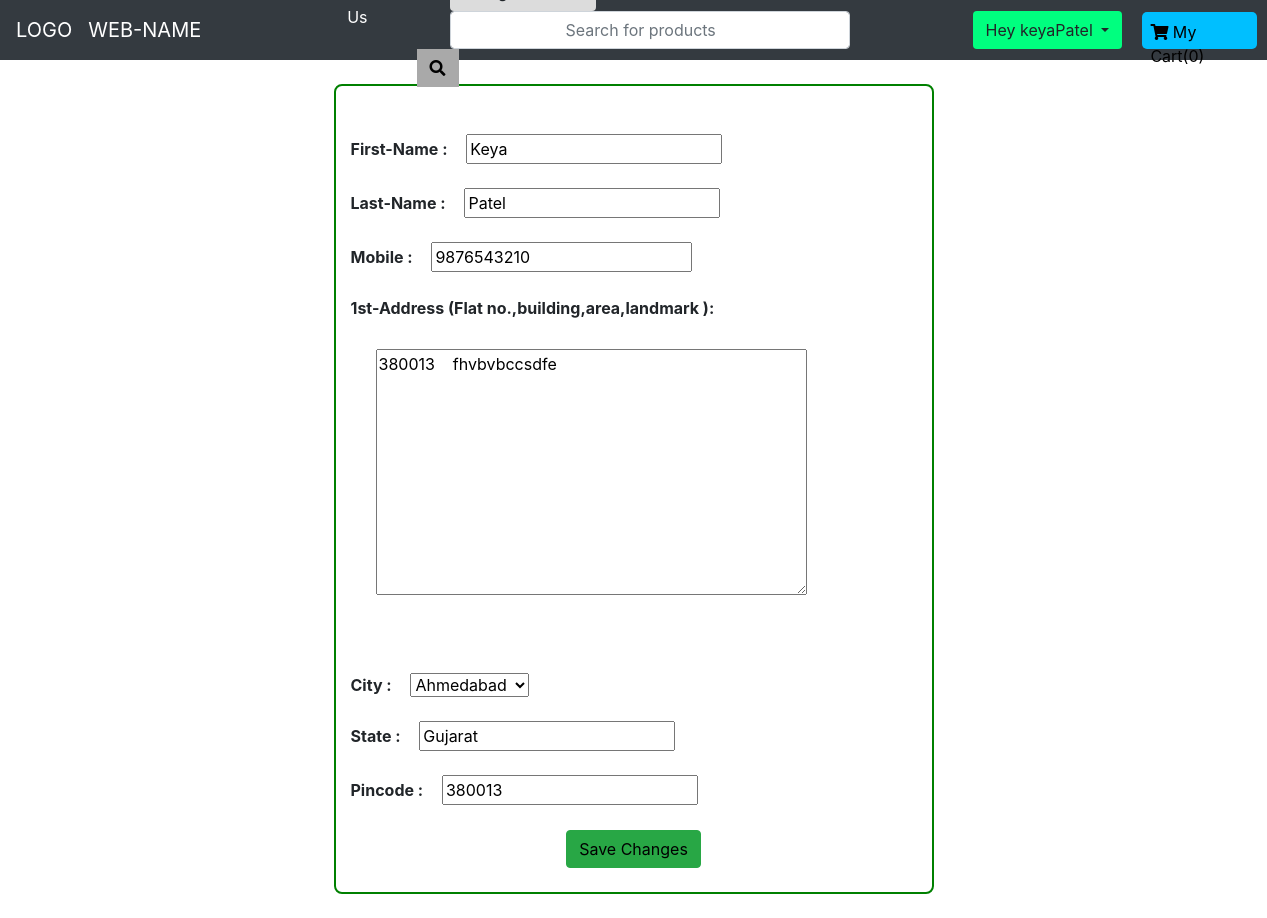
Screenshot of /Authentication/account_settings_1/ (signed in) with the database file from the repository.
### Authentication/models.py (models this page shows, shortened)
class Profile(models.Model):
    user = models.OneToOneField(User, on_delete=models.CASCADE)
    first_name = models.CharField(max_length=100)
    first_name2 = models.CharField(max_length=100, blank=True,default="")
    last_name = models.CharField(max_length=100, blank=True)
    last_name2 = models.CharField(max_length=100, blank=True,default="")
    contact_no = models.BigIntegerField()
    contact_no2 = models.BigIntegerField( blank=True,default=11111111)
    address1 = models.TextField(max_length=10000,default="")
    address2 = models.TextField(max_length=10000,blank=True,default="")
    CITY_CHOICES = [
        ('Ahmedabad', 'Ahmedabad'),
        ('Surat', 'Surat'),
        ('Rajkot', 'Rajkot'),
        ('Gandhinagar', 'Gandhinagar'),
        ('Bhavnagar', 'Bhavnagar'),
    ]
    city = models.CharField(
        max_length=50,
        choices=CITY_CHOICES,
        default='Ahmedabad',
    )
    city2 = models.CharField(
        max_length=50,
        choices=CITY_CHOICES,
        default='Ahmedabad', blank=True
    )
    state = models.CharField(max_length=100)
    state2 = models.CharField(max_length=100, blank=True,default="")
    pincode = models.PositiveIntegerField()
    pincode2 = models.PositiveIntegerField( blank=True,default=111111)
    default_address_value = models.IntegerField(default=1)

### Authentication/views.py (the view, shortened to what this page needs)
# urls.py: path("account_settings_1/",views.account_settings_1,name="Account_settings_1"),
def account_settings_1(request):
    x = get_object_or_404(Profile,user=request.user)
    if request.method == 'GET':
        f = UserProfileForm(instance=x)
        return render(request, 'Account_settings_1.html', {'obj': x, 'form': f})

### Authentication/forms.py
class UserProfileForm(ModelForm):
    class Meta:
        model = Profile
        fields = ['first_name','first_name2','last_name','last_name2','contact_no','contact_no2','address1','address2','city','city2','state','state2','pincode','pincode2']

### Authentication/templates/Account_settings_1.html (shortened to what this page needs)
{% extends 'base.html' %}
{% block body %}
<div class="container my-4" style="width:600px;border: 2px solid; border-radius: 0.5em; border-color: green;">
    <form method="post" class="my-4">
        <br> <b>First-Name : </b> <span style="margin-left: 15px">{{ form.first_name }}</span> <br>
        <br> <b>Last-Name : </b> <span style="margin-top: 15px; margin-left: 15px;">{{ form.last_name }} </span><br>
        <br> <b>Mobile : </b> <span style="margin-top: 15px; margin-left: 15px;">{{ form.contact_no }}</span><br>
        <br>
        <p style="margin-bottom:5px; font-weight:bold;">1st-Address (Flat no.,building,area,landmark ): </p> <br> <span style="margin-left: 25px;">{{ form.address1 }}</span>
        <br>
        <br>
        <br>
        <br>
        <b>City : </b> <span style="margin-top: 15px;margin-left: 15px;">{{ form.city }}</span><br>
        <br> <b>State : </b> <span style="margin-top: 15px;margin-left: 15px;">{{ form.state }}</span><br>
        <br> <b>Pincode : </b> <span style="margin-top: 15px;margin-left: 15px;">{{ form.pincode }}</span><br>
        <div id="Center">
            <button type="submit" class="btn btn-success" style="color: black;">Save Changes</button>
        </div>
    </form>
</div>
{% endblock %}

### shop/templates/base.html (shortened to what this page needs)
{% load static %}
<!doctype html>
<html lang="en">
<head>
    <link rel="stylesheet" href="https://stackpath.bootstrapcdn.com/bootstrap/4.5.2/css/bootstrap.min.css">
</head>
<body>
    <link rel="stylesheet" href="https://use.fontawesome.com/releases/v5.7.0/css/all.css">
    <nav class="navbar navbar-expand-lg navbar-dark bg-dark" style="height:60px;font-size:1rem">
        <a class="navbar-brand" href="#">LOGO</a>
        <a class="navbar-brand" href="#">WEB-NAME</a>
        <div class="collapse navbar-collapse" id="navbarSupportedContent">
            <ul class="navbar-nav mr-auto">
                <li class="nav-item active">
                    <a class="nav-link" href="{% url 'shopHome' %}">Home <span class="sr-only">(current)</span></a>
                </li>
                <li class="nav-item active">
                    <a class="nav-link" href="{% url 'About' %}">About </a>
                </li>
                <li class="nav-item active">
                    <a class="nav-link" href="{% url 'Contact' %}">Contact Us<span class="sr-only">(current)</span></a>
                </li>
                <li>
                    <form method="get" action="/search/" class="form-inline my-2 my-lg-0" style="margin-left:35px;">
                        <div class="btn-group">
                            <button class="btn dropdown-toggle" style="background-color:gainsboro;" type="button" data-toggle="dropdown" aria-haspopup="true" aria-expanded="false">
                            </button>
                        </div>
                        <input class="form-control mr-sm-2 pos" style="width:400px;" type="search" placeholder="Search for products" aria-label="search" id="search" name="search">
                        <button class="btn btn-default" type="submit" style="color:black;border-radius: 0px; background-color: darkgray; margin-left:-33px;">
                            <span style="font-size: 1em; border-radius: 0px;color: black;">
                              <i class="fas fa-search"></i>
                            </span>
                    </form>
				</li>
            </ul>
            <ul class="navbar-nav mr-auto" style="margin-left:100px;">
                <li>
                    <div class="container my-4">
                        <div class="dropdown">
                            {% if user.is_authenticated %}
                            <button class="btn dropdown-toggle" style="background-color:springgreen" type="button" id="dropdownMenuButton1" data-toggle="dropdown" aria-haspopup="true" aria-expanded="false">
                                Hey {{user.username}}
                            </button>
                            {% endif %}
                        </div>
        </div>
        </li>
        <li class="nav-item active">
            <a class="nav-link" id="one" href="{% url 'Cart' %}" style=" border-radius: 5px;;margin-left: 5px;margin-top: 25px;height:37px;width:115px;
              background-color:deepskyblue; color: black; ">
                <span style="font-size: 1em; color: black;">
                <i class="fas fa-shopping-cart"></i>
              </span>My Cart(<span id="cart">0</span>)</a>
        </li>
        </ul>
        </div>
    </nav>
    {% block body %} {% endblock %}
</body>
</html>

### shop/templates/base.html (style rules this page uses)
input[type="search"] { padding-left: 115px; padding-right: 27px; }
.btn-group { margin-right: -100px; }

### Authentication/templates/Account_settings_1.html (style rules this page uses)
#Center { text-align: center; margin-top: 25px; }

### rows the page displays
Profile: first_name "Keya", last_name "Patel", contact_no "9876543210", address1 "380013 fhvbvbccsdfe", city "Ahmedabad", state "Gujarat", pincode "380013"

### other values shown
{{ user.username }} "keyaPatel"
